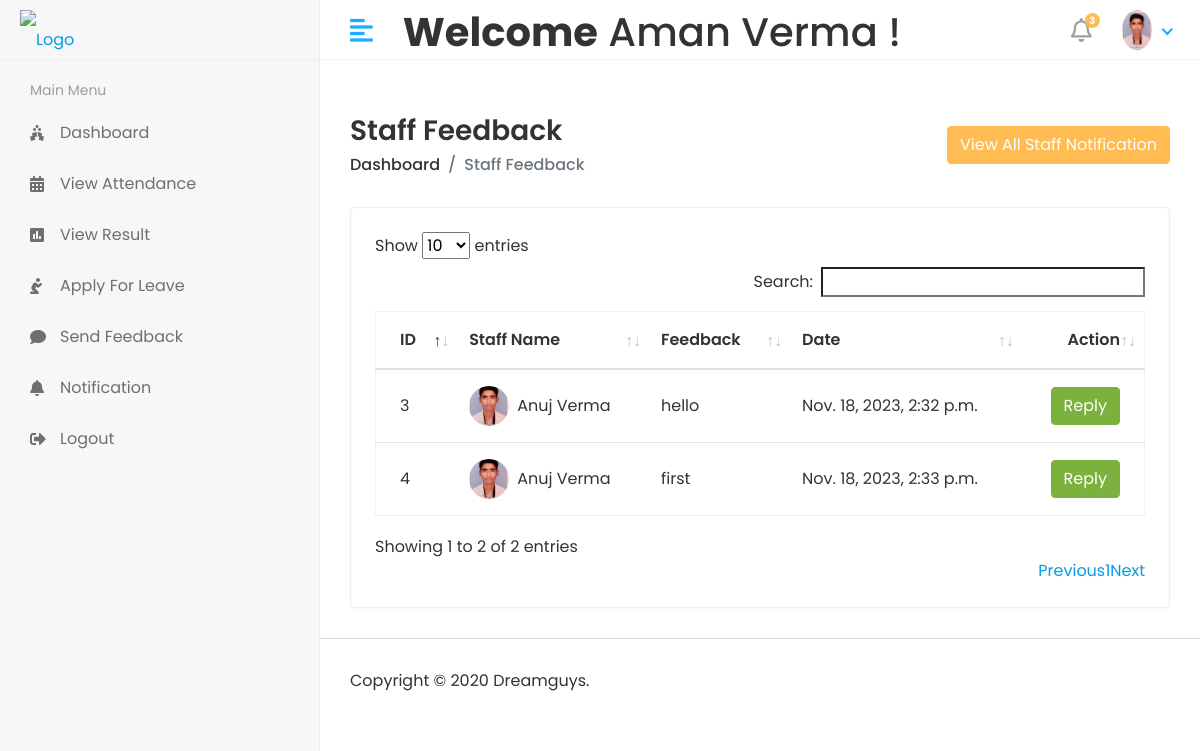
The app's page /Hod/Staff/Feedback (signed in) with its own data.
### app/models.py (models this page shows, shortened)
class CustomUser(AbstractUser):
    USER = (
        ('1','HOD'),
        ('2','STAFF'),
        ('3','STUDENT'),
    )
    user_type = models.CharField(choices=USER,max_length=50,default=1)
    profile_pic = models.ImageField(upload_to='media/profile_pic')

class Staff_Feedback(models.Model):
    staff_id = models.ForeignKey(Staff,on_delete=models.CASCADE)
    feedback = models.TextField()
    feedback_reply = models.TextField()
    created_at = models.DateTimeField(auto_now_add=True)
    updated_at = models.DateTimeField(auto_now_add=True)

class Staff(models.Model):
    admin = models.OneToOneField(CustomUser,on_delete=models.CASCADE)
    address = models.TextField()
    gender = models.CharField(max_length=100)
    created_at = models.DateTimeField(auto_now_add=True)
    updated_at = models.DateTimeField(auto_now=True)

### College_ERP/HOD_views.py (the view)
# urls.py: path('Hod/Staff/Feedback',HOD_views.STAFF_FEEDBACK,name='staff_feedback_reply'),
def STAFF_FEEDBACK(request):
    feedback = Staff_Feedback.objects.all()
    context = {
        'feedback':feedback,
    }
    return render(request,'Hod/staff_feedback.html',context)

### templates/Hod/staff_feedback.html (shortened to what this page needs)
{% extends 'base.html' %}
{% block content %}
<div class="content container-fluid">
    <div class="page-header">
        <div class="row align-items-center">
            <div class="col">
                <h3 class="page-title">Staff Feedback</h3>
                <ul class="breadcrumb">
                    <li class="breadcrumb-item"><a href="index.html">Dashboard</a></li>
                    <li class="breadcrumb-item active">Staff Feedback</li>
                </ul>
            </div>
            <div class="col-auto text-right float-right ml-auto">
                <button type="button" class="btn btn-primary" data-toggle="modal" data-target="#exampleModalCenter">View
                    All Staff Notification</button>
            </div>
        </div>
    </div>
    <div class="row">
        <div class="col-sm-12">
            <div class="card card-table">
                <div class="card-body">
                    <div class="table-responsive">
                        <table id="table_id" class="table table-hover table-center mb-0">
                            <thead>
                                <tr>
                                    <th>ID</th>
                                    <th>Staff Name</th>
                                    <th>Feedback</th>
                                    <th>Date</th>
                                    <th class="text-right">Action</th>
                                </tr>
                            </thead>
                            <tbody>
                                {% for i in feedback %}
                                <tr>
                                    <td>{{i.id}}</td>
                                    <td>
                                        <h2 class="table-avatar">
                                            <a href="student-details.html" class="avatar avatar-sm mr-2"><img
                                                    class="avatar-img rounded-circle" src="/{{i.staff_id.admin.profile_pic}}"
                                                    alt="User Image"></a>
                                            <a
                                                href="student-details.html">{{i.staff_id.admin.first_name}}&nbsp{{i.staff_id.admin.last_name}}</a>
                                        </h2>
                                    </td>
                                    <td>{{i.feedback}}</td>
                                    <td>{{i.created_at}}</td>
                                    <td class="text-right">
                                        <button type="button" class="btn btn-success" data-toggle="modal"
                                            data-target="#send_notification_model-{{forloop.counter}}">Reply</button>
                                    </td>
                                </tr>
                                {% endfor %}
                            </tbody>
                        </table>
                    </div>
                </div>
            </div>
        </div>
    </div>
</div>
{% endblock %}

### templates/includes/header.html (shortened to what this page needs)
{% load static %}
<div class="header">
    <div class="header-left">
        <a href="index.html" class="logo">
            <img src="{% static 'assets/img/logo.png' %}" alt="Logo">
        </a>
    </div>
    <a href="javascript:void(0);" id="toggle_btn">
        <i class="fas fa-align-left"></i>
    </a>
    <div class="top-nav-search mt-2">
        <h1><strong>Welcome</strong>&nbsp<span>{{ user.first_name }} {{ user.last_name }}</span>&nbsp!</h1>
    </div>
    <ul class="nav user-menu">
        <li class="nav-item dropdown noti-dropdown">
            <a href="#" class="dropdown-toggle nav-link" data-toggle="dropdown">
                <i class="far fa-bell"></i> <span class="badge badge-pill">3</span>
            </a>
        </li>
        <li class="nav-item dropdown has-arrow">
            <a href="#" class="dropdown-toggle nav-link" data-toggle="dropdown">
                <span class="user-img"><img class="rounded-circle"
                        src="/{{user.profile_pic}}" width="30" height="40" alt="Ryan Taylor"></span>
            </a>
        </li>
    </ul>
</div>

### static/assets/css/style.css (style rules this page uses)
html { height: 100%; }
body { background-color: #fff; color: #333; font-family: 'Poppins', sans-serif; font-size: 1rem; height: 100%; line-height: 1.5; overflow-x: hidden; }
h1, h2, h3, h4, h5, h6 { font-family: 'Poppins', sans-serif; margin-top: 0; }
a { color: #009ce7; }
input, button, a { transition: all 0.4s ease; -moz-transition: all 0.4s ease; -o-transition: all 0.4s ease; -ms-transition: all 0.4s ease; -webkit-transition: all 0.4s ease; }
input, input:focus, button, button:focus { outline: none; }
ul, ol { padding: 0px; list-style: none; }
.table { color: #333; max-width: 100%; margin-bottom: 0; width: 100%; }
.table.dataTable { border-collapse: collapse !important; border: 1px solid rgba(0, 0, 0, 0.05); }
table.table td h2 { display: inline-block; font-size: inherit; font-weight: 400; margin: 0; padding: 0; vertical-align: middle; }
table.table td h2.table-avatar { align-items: center; display: inline-flex; font-size: inherit; font-weight: 400; margin: 0; padding: 0; vertical-align: middle; white-space: nowrap; }
table.table td h2 a { color: #333; }
.table thead tr th { font-weight: 600; }
.table tbody tr { border-bottom: 1px solid rgba(0, 0, 0, 0.05); }
.table.table-center td, .table.table-center th { vertical-align: middle; }
.card-table .card-body .table > thead > tr > th { border-top: 0; }
.card-table .card-body .table tr td:first-child, .card-table .card-body .table tr th:first-child { padding-left: 1.5rem; }
.card-table .card-body .table tr td:last-child, .card-table .card-body .table tr th:last-child { padding-right: 1.5rem; }
.card-table .table td, .card-table .table th { border-top: 1px solid #e2e5e8; padding: 1rem 0.75rem; white-space: nowrap; }
.btn-primary { background-color: #FFBC53; border: 1px solid #FFBC53; }
.btn-success { background-color: #7bb13c; border: 1px solid #7bb13c }
.card { border: 1px solid #ececf5; box-shadow: 0 1px 3px 0 rgba(0, 0, 0, 0.03); margin-bottom: 1.875rem; }
.card-body { padding: 1.5rem; }
.avatar { position: relative; display: inline-block; width: 3rem; height: 3rem }
.avatar > img { width: 100%; height: 100%; -o-object-fit: cover; object-fit: cover; }
.avatar-sm { width: 2.5rem; height: 2.5rem; }
.header { background-color: #fff; border-bottom: 1px solid #f3f3f4; left: 0; position: fixed; right: 0; top: 0; z-index: 1001; height: 60px; }
.header .header-left { float: left; height: 60px; padding: 0 20px; position: relative; width: 320px; z-index: 1; transition: all 0.2s ease-in-out; background-color: #f7f7fa; border-bottom: 1px solid #efefef; border-right: 1px solid #ececf5; display: flex; align-items: center; }
.header .header-left .logo { display: inline-block; line-height: 60px; }
.header .header-left .logo img { max-height: 40px; width: auto; }
.header .dropdown-toggle:after { display: none; }
.header .has-arrow .dropdown-toggle:after { border-top: 0; border-left: 0; border-bottom: 2px solid #18aefa; border-right: 2px solid #18aefa; content: ''; height: 8px; display: inline-block; pointer-events: none; -webkit-transform-origin: 66% 66%; -ms-transform-origin: 66% 66%; transform-origin: 66% 66%; -webkit-transform: rotate(45deg); -ms-transform: rotate(45deg); transform: rotate(45deg); -webkit-transition: all 0.15s ease-in-out; transition: all 0.15s ease-in-out; width: 8px; vertical-align: 0px; }
.user-menu { float: right; margin: 0; position: relative; z-index: 99; padding-right: 15px; }
.user-menu.nav > li > a { color: #a0a0a0; font-size: 14px; line-height: 58px; padding: 0 15px; height: 60px; }
.user-img { margin-right: 3px; position: relative; }
.top-nav-search { float: left; margin-left: 15px; }
.page-wrapper > .content { padding: 1.875rem 1.875rem 0; }
.page-header { margin-bottom: 1.875rem; }
.page-header .breadcrumb { background-color: transparent; color: #6c757d; font-size: 1rem; font-weight: 500; margin-bottom: 0; padding: 0; }
.page-header .breadcrumb a { color: #333; }
.page-title { font-size: 28px; font-weight: 600; color: #333; margin-bottom: 5px; }
.user-menu.nav > li > a .badge { background-color: #FFBC53; display: block; font-size: 10px; font-weight: bold; height: 15px; width: 15px; position: absolute; right: 7px; top: 13px; color: #fff; padding: 3px; }
.user-menu.nav > li > a > i { font-size: 1.5rem; line-height: 60px; }
@media (min-width: 992px) { #toggle_btn { align-items: center; color: #18aefa; display: inline-flex; float: left; font-size: 26px; height: 60px; justify-content: center; margin-left: 15px; padding: 0 15px; } }

### records on screen
CustomUser: first_name "Aman", last_name "Verma", profile_pic (picture)
Staff_Feedback: id "3", staff_id.admin.profile_pic (picture), staff_id.admin.first_name "Anuj", staff_id.admin.last_name "Verma", feedback "hello", created_at "Nov. 18, 2023, 2:32 p.m."
Staff_Feedback: id "4", staff_id.admin.profile_pic (picture), staff_id.admin.first_name "Anuj", staff_id.admin.last_name "Verma", feedback "first", created_at "Nov. 18, 2023, 2:33 p.m."
